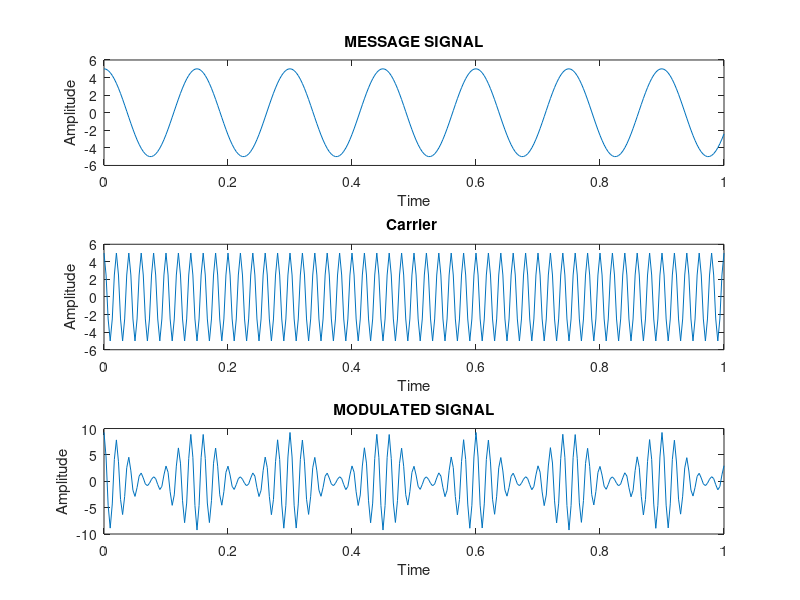
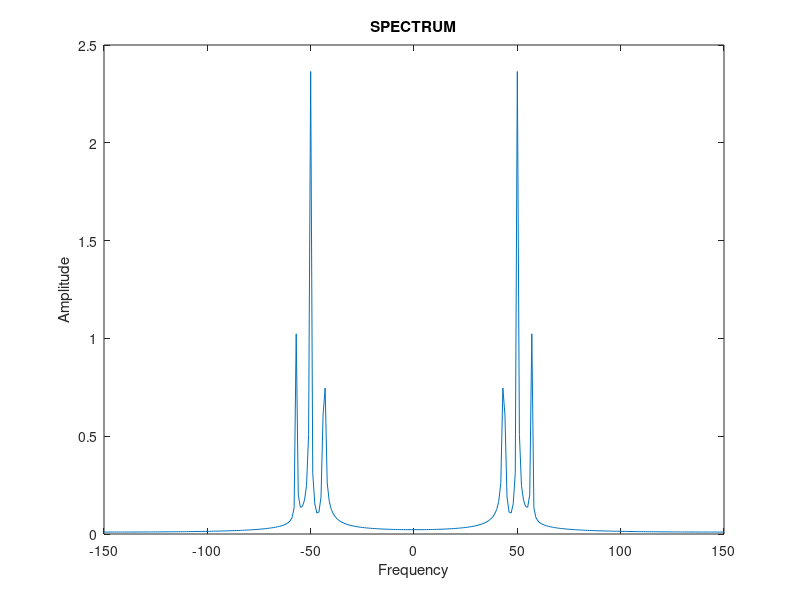
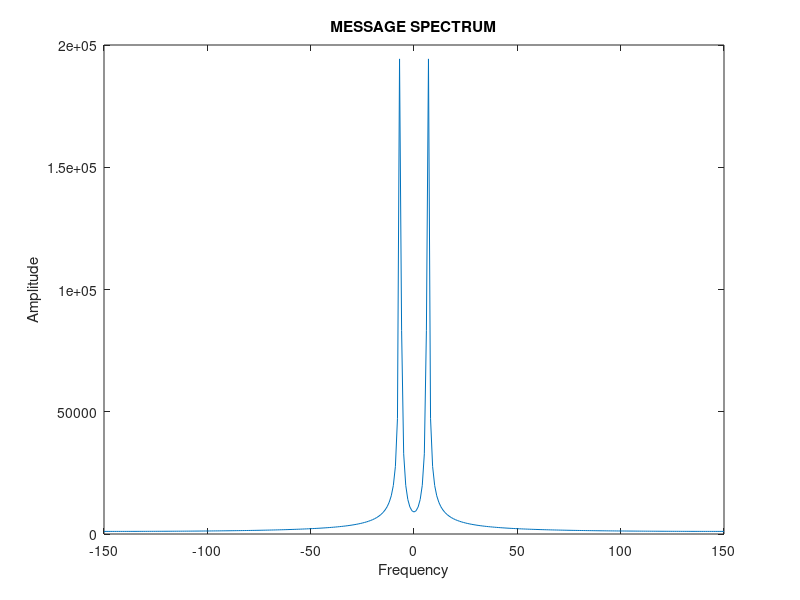

Write MATLAB code to recreate these figures, in order.
clear all;
clc;
Am=5; %amplitude of message signal
Ac=5; %amplitude of carrier signal 
m=0.85;  %modulation index
fm=6.67;  %frequency of message signal
fc=250;   %frequency of carrier signal
F=300;   %sampling rate
T=1/F;   %sampling time
t=0:T:1;  %time period of plot
m_t=Am.*cos(2*pi*fm*t); %message signal
x_t= Ac.*cos(2*pi*fc*t); %carrier signal
y=Ac*(1+m*cos(2*pi*fm*t)).*cos(2*pi*fc*t); %Modulated signal
x=F*fftshift(fft(m_t));    %Fast-fourier transformation of Message signal
M=abs(x);     %abstraction of imaginary part
dF=-F/2:F/2;  % Frequency plot range
Y=T*fftshift(fft(y));  %Fast fourier transformation of Modulated signal
Ym=abs(Y);    
subplot(3,1,1);  
plot(t,m_t);   %plot of message signal
title('MESSAGE SIGNAL');
xlabel('Time');
ylabel('Amplitude');
subplot(3,1,2);
plot(t,x_t);   %plot of carrier signal
title('Carrier ');
xlabel('Time');
ylabel('Amplitude');
subplot(3,1,3);
plot(t,y);   % plot of modulated signal
title('MODULATED SIGNAL');
xlabel('Time');
ylabel('Amplitude');
figure;
plot(dF,Ym);  %plot of fft of modulated signal
title('SPECTRUM');
xlabel('Frequency');
ylabel('Amplitude');
figure;
plot(dF,M);   % plot of fft of Message signal
title('MESSAGE SPECTRUM');
xlabel('Frequency');
ylabel('Amplitude');

